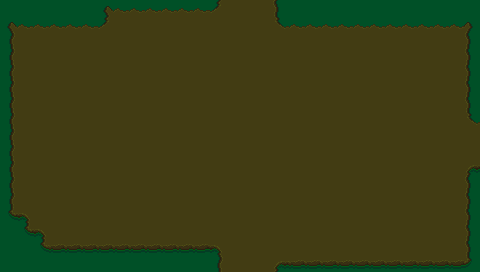

This game map was drawn from its Tiled (.tmx) file and the tilesets committed beside it. A one-line description and the full map source follow:
An orthogonal 30x17 tile map with 16x16 px tiles, 3 tile layers (Base, Ground, Upper) and 3 objects (Entrance, ResourceSpawn, GoHere).

<map version="1.4" tiledversion="1.4.1" orientation="orthogonal" renderorder="right-down" width="30" height="17" tilewidth="16" tileheight="16" infinite="0" nextlayerid="22" nextobjectid="51">
 <properties>
  <property name="Background" value="Lost In The Forest" />
  <property name="Outside" type="bool" value="false" />
  <property name="ResourcesMinMax" value="30-60" />
 </properties>
 <tileset firstgid="1" source="../Tilesets/tilesetManorGrounds.tsx" />
 <layer id="19" name="Base" width="30" height="17">
  <data encoding="csv">
246,289,289,27,27,205,27,289,27,289,283,289,27,289,283,289,27,27,205,205,205,289,289,27,205,205,289,289,205,246,
246,27,289,289,205,289,27,205,205,289,27,27,205,205,27,289,27,289,289,27,27,205,289,27,205,27,289,205,27,246,
246,283,27,27,27,205,205,205,205,289,289,205,205,27,289,27,289,27,205,289,27,205,27,27,205,27,289,27,205,246,
246,27,289,27,27,27,27,289,289,205,205,289,205,205,205,289,205,27,289,289,205,27,205,205,27,27,289,27,27,246,
246,27,27,27,27,27,27,27,289,205,205,289,289,27,205,289,205,27,27,27,205,205,36,27,27,289,27,289,27,246,
289,27,289,205,289,27,205,289,77,27,289,205,205,205,283,289,289,27,289,289,27,289,205,27,205,289,27,27,205,205,
205,27,289,205,27,27,27,289,27,27,27,27,205,289,27,289,289,205,205,289,205,205,27,27,205,289,205,289,27,27,
27,289,289,27,27,289,289,289,283,205,289,27,205,205,283,289,205,205,205,205,27,205,27,205,27,27,77,27,289,289,
205,205,205,27,27,27,27,289,289,27,205,205,205,27,205,27,27,205,27,289,289,205,27,289,27,289,27,205,289,36,
289,27,205,27,289,205,27,27,205,205,289,205,289,205,289,289,289,27,205,205,289,289,27,289,205,27,27,289,27,27,
246,27,205,205,27,289,27,205,27,205,205,205,283,205,289,27,283,205,205,27,205,205,289,289,205,27,27,27,27,246,
246,27,283,289,205,289,27,27,289,27,289,205,27,27,289,205,27,205,27,289,27,27,205,27,289,205,205,27,27,246,
246,27,27,289,205,289,289,289,289,27,205,289,289,27,27,205,27,205,289,27,27,27,205,27,289,289,27,27,27,246,
246,27,205,289,27,27,205,205,27,27,289,289,289,289,289,289,205,289,205,205,27,205,205,205,27,289,289,205,27,246,
246,27,27,289,289,27,27,205,289,205,205,205,289,289,205,205,27,205,27,289,27,205,27,289,27,205,27,289,27,246,
246,27,289,205,27,289,27,27,289,205,289,289,289,289,27,289,27,205,205,27,205,289,205,205,27,289,27,289,27,246,
246,246,246,246,246,246,246,246,246,246,246,246,246,27,289,27,27,246,246,246,246,246,246,246,246,246,246,246,246,246
</data>
 </layer>
 <layer id="20" name="Ground" width="30" height="17">
  <data encoding="csv">
208,208,208,208,208,208,185,233,233,233,233,233,233,234,202,202,202,207,208,208,208,208,208,208,208,208,208,208,208,208,
185,233,233,233,233,233,234,202,202,202,202,202,202,202,202,202,202,232,186,186,186,186,186,186,186,186,186,186,186,187,
210,202,202,202,202,202,202,202,202,202,202,202,202,202,202,202,202,202,202,202,202,202,202,202,202,202,202,202,202,212,
210,202,202,202,202,202,202,202,202,202,202,202,202,202,202,202,202,202,202,202,202,202,202,202,202,202,202,202,202,212,
210,202,202,202,202,202,202,202,202,202,202,202,202,202,202,202,202,202,202,202,202,202,202,202,202,202,202,202,202,212,
210,202,202,202,202,202,202,202,202,202,202,202,202,202,202,202,202,202,202,202,202,202,202,202,202,202,202,202,202,212,
210,202,202,202,202,202,202,202,202,202,202,202,202,202,202,202,202,202,202,202,202,202,202,202,202,202,202,202,202,212,
210,202,202,202,202,202,202,202,202,202,202,202,202,202,202,202,202,202,202,202,202,202,202,202,202,202,202,202,202,202,
210,202,202,202,202,202,202,202,202,202,202,202,202,202,202,202,202,202,202,202,202,202,202,202,202,202,202,202,202,202,
210,202,202,202,202,202,202,202,202,202,202,202,202,202,202,202,202,202,202,202,202,202,202,202,202,202,202,202,202,202,
210,202,202,202,202,202,202,202,202,202,202,202,202,202,202,202,202,202,202,202,202,202,202,202,202,202,202,202,202,212,
210,202,202,202,202,202,202,202,202,202,202,202,202,202,202,202,202,202,202,202,202,202,202,202,202,202,202,202,202,212,
210,202,202,202,202,202,202,202,202,202,202,202,202,202,202,202,202,202,202,202,202,202,202,202,202,202,202,202,202,212,
235,184,202,202,202,202,202,202,202,202,202,202,202,202,202,202,202,202,202,202,202,202,202,202,202,202,202,202,202,212,
208,235,184,202,202,202,202,202,202,202,202,202,202,202,202,202,202,202,202,202,202,202,202,202,202,202,202,202,202,212,
208,208,235,183,183,183,183,183,183,183,183,183,183,184,202,202,202,202,202,202,202,202,202,202,202,202,202,202,202,212,
208,208,208,208,208,208,208,208,208,208,208,208,208,209,202,202,202,182,183,183,183,183,183,183,183,183,183,183,183,237
</data>
 </layer>
 <layer id="21" name="Upper" width="30" height="17">
  <data encoding="csv">
0,0,0,0,0,0,0,0,0,0,0,0,0,0,0,0,0,0,0,0,0,0,0,0,0,0,0,0,0,0,
0,0,0,0,0,0,0,0,0,0,0,0,0,0,0,0,0,0,0,0,0,0,0,0,0,0,0,0,0,0,
0,0,0,0,0,0,0,0,0,0,0,0,0,0,0,0,0,0,0,0,0,0,0,0,0,0,0,0,0,0,
0,0,0,0,0,0,0,0,0,0,0,0,0,0,0,0,0,0,0,0,0,0,0,0,0,0,0,0,0,0,
0,0,0,0,0,0,0,0,0,0,0,0,0,0,0,0,0,0,0,0,0,0,0,0,0,0,0,0,0,0,
0,0,0,0,0,0,0,0,0,0,0,0,0,0,0,0,0,0,0,0,0,0,0,0,0,0,0,0,0,0,
0,0,0,0,0,0,0,0,0,0,0,0,0,0,0,0,0,0,0,0,0,0,0,0,0,0,0,0,0,0,
0,0,0,0,0,0,0,0,0,0,0,0,0,0,0,0,0,0,0,0,0,0,0,0,0,0,0,0,0,232,
0,0,0,0,0,0,0,0,0,0,0,0,0,0,0,0,0,0,0,0,0,0,0,0,0,0,0,0,0,0,
0,0,0,0,0,0,0,0,0,0,0,0,0,0,0,0,0,0,0,0,0,0,0,0,0,0,0,0,0,202,
0,0,0,0,0,0,0,0,0,0,0,0,0,0,0,0,0,0,0,0,0,0,0,0,0,0,0,0,0,182,
0,0,0,0,0,0,0,0,0,0,0,0,0,0,0,0,0,0,0,0,0,0,0,0,0,0,0,0,0,0,
0,0,0,0,0,0,0,0,0,0,0,0,0,0,0,0,0,0,0,0,0,0,0,0,0,0,0,0,0,0,
0,0,0,0,0,0,0,0,0,0,0,0,0,0,0,0,0,0,0,0,0,0,0,0,0,0,0,0,0,0,
0,0,0,0,0,0,0,0,0,0,0,0,0,0,0,0,0,0,0,0,0,0,0,0,0,0,0,0,0,0,
0,0,0,0,0,0,0,0,0,0,0,0,0,0,0,0,0,0,0,0,0,0,0,0,0,0,0,0,0,0,
0,0,0,0,0,0,0,0,0,0,0,0,0,0,0,0,0,0,0,0,0,0,0,0,0,0,0,0,0,0
</data>
 </layer>
 <objectgroup id="4" name="Travel">
  <object id="47" name="Entrance" x="224" y="0" width="48" height="4">
   <properties>
    <property name="EntranceDir" value="Down" />
    <property name="Map" value="mapConnection_03" />
   </properties>
  </object>
 </objectgroup>
 <objectgroup id="5" name="MapObject">
  <object id="40" name="ResourceSpawn" x="96.2798" y="54.0405" width="124.333" height="96.333">
   <properties>
    <property name="Resources" value="20" />
   </properties>
  </object>
 </objectgroup>
 <objectgroup id="6" name="Character">
  <object id="50" name="GoHere" x="369.667" y="66.6667" width="10.6667" height="8.66667" />
 </objectgroup>
</map>
